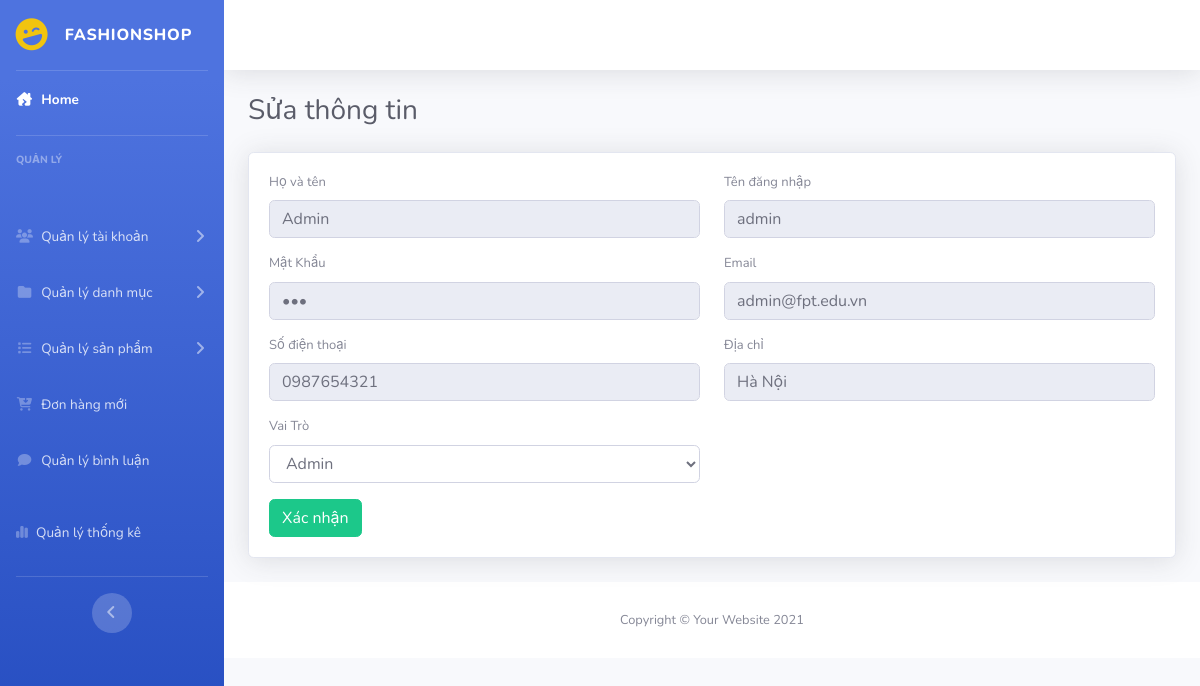
Page /admin/index.php?act=editnguoidung&idkh=1 on the committed database.
### tables this page shows
CREATE TABLE `taikhoan` (
  `id` int(11) NOT NULL COMMENT 'Id khách hàng',
  `user` varchar(50) NOT NULL COMMENT 'Tên đăng nhập',
  `fullname` varchar(255) NOT NULL,
  `pass` varchar(50) NOT NULL COMMENT 'Mật khẩu',
  `email` varchar(255) NOT NULL COMMENT 'Email',
  `address` varchar(255) DEFAULT NULL COMMENT 'Địa chỉ',
  `tel` varchar(20) DEFAULT NULL COMMENT 'Số điện thoại',
  `role` int(11) NOT NULL DEFAULT 0 COMMENT 'Quyền hạn: \r\n1 Admin \r\n2 Khách hàng\r\n'
);

### model/pdo.php (called while the page is built, shortened)
<?php
function pdo_get_connection(){
    $servername = "localhost";
    $username = "root";
    $password = "";
    try {
        $conn = new PDO("mysql:host=$servername;dbname=duan1_09", $username, $password);
        $conn->setAttribute(PDO::ATTR_ERRMODE, PDO::ERRMODE_EXCEPTION);
        return $conn;
    } catch(PDOException $e) {
        echo "Connection failed: " . $e->getMessage();
    }
}
function pdo_query_one($sql){
    $sql_args=array_slice(func_get_args(),1);
    try{
        $conn=pdo_get_connection();
        $stmt=$conn->prepare($sql);
        $stmt->execute($sql_args);
        $row=$stmt->fetch(PDO::FETCH_ASSOC);
        return $row;
    }
    catch(PDOException $e){
        throw $e;
    }
    finally{
        unset($conn);
    }
}
?>

### model/taikhoan.php (called while the page is built, shortened)
<?php
function one_khachhang($idkh)
{
    $sql = "SELECT * from taikhoan where id = $idkh";
    $result = pdo_query_one($sql);
    return $result;
}

### admin/taikhoan/editnguoidung.php (the view, shortened to what this page needs)
<div class="container-fluid">
    <div class="d-sm-flex align-items-center justify-content-between mb-4">
        <h1 class="h3 mb-0 text-gray-800">Sửa thông tin</h1>
    </div>
    <div class="card shadow mb-4">
        <div class="card-body">
            <form action="?act=editnguoidung&idkh=<?= $olddata['id'] ?>" method="post" class="form">
                <div class="row mb-3">
                    <div class="col-md-6">
                        <label for="hovaten" class="form-label">Họ và tên</label>
                        <input type="text" class="form-control" readonly id="hovaten" name="name" placeholder="Nhập họ và tên..." value="<?php echo $olddata['fullname'] ?>">
                    </div>
                    <div class="col-md-6">
                        <label for="tendangnhap" class="form-label">Tên đăng nhập</label>
                        <input type="text" class="form-control" readonly id="tendangnhap" name="user" placeholder="Nhập tên đăng nhập..." value="<?php echo $olddata['user'] ?>">
                    </div>
                </div>
                <div class="row mb-3">
                    <div class="col-md-6">
                        <label for="matkhau" class="form-label">Mật Khẩu</label>
                        <input type="password" class="form-control" readonly id="matkhau" name="password" placeholder="Nhập mật khẩu..." value="<?php echo $olddata['pass'] ?>">
                    </div>
                    <div class="col-md-6">
                        <label for="email" class="form-label">Email</label>
                        <input type="email" class="form-control" readonly id="email" name="email" placeholder="Nhập email..." value="<?php echo $olddata['email'] ?>">
                    </div>
                </div>
                <div class="row mb-3">
                    <div class="col-md-6">
                        <label for="sodienthoai" class="form-label">Số điện thoại</label>
                        <input type="text" class="form-control" readonly id="sodienthoai" name="sodienthoai" placeholder="Nhập số điện thoại..." value="<?php echo $olddata['tel'] ?>">
                    </div>
                    <div class="col-md-6">
                        <label for="diachi" class="form-label">Địa chỉ</label>
                        <input type="text" class="form-control" readonly id="diachi" name="address" placeholder="Nhập địa chỉ..." value="<?php echo $olddata['address'] ?>">
                    </div>
                </div>
                <div class="mb-3 row">
                    <div class="col-md-6">
                        <label for="sel1">Vai Trò</label>
                        <select class="form-control" id="sel1" name="role">
                            <option value="1" <?php if ($olddata['role'] == '1') : ?> selected <?php endif; ?>>Admin</option>
                        </select>
                    </div>
                </div>
                <div>
                    <button type="submit" name="btnSubmit" class="btn btn-success">Xác nhận</button>
                </div>
            </form>
        </div>
    </div>
</div>

### assets/css/style_admin.css (style rules this page uses)
.card-body { flex: 1 1 auto; min-height: 1px; padding: 1.25rem; margin: 0px; }
select { word-wrap: normal; border: 1px solid #c4c4c4; }
.card-body { flex: 1 1 auto; min-height: 1px; padding: 1.25rem; font-size: 13px; }

### rows in the picture
taikhoan: name "Admin", user "admin", email "admin@fpt.edu.vn", sodienthoai "0987654321", address "Hà Nội", role "Admin"
